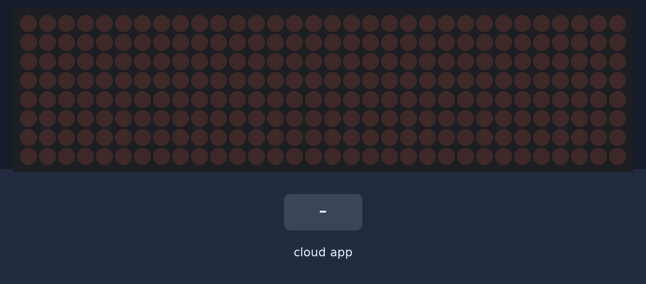
This sketch was run on a simulated ESP32. On the bench: 32×8 LED matrix. The test bench sets the inputs (shaded band). What the sketch prints to the serial monitor is not drawn.

Above: at 2.7 s.
2.8 s: the phone or cloud app sets text to 0
At 2.85 s:
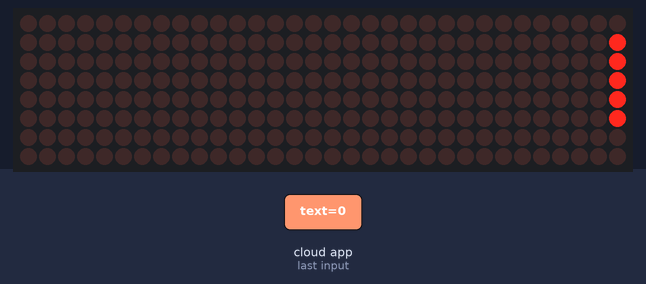
4.6 s: the phone or cloud app sets text to 1
At 8.18 s:
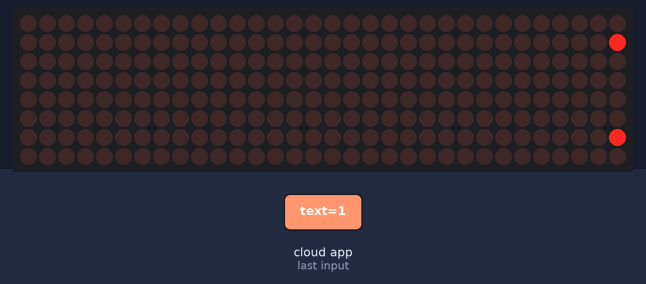

The sketch:

led_matrix.ino
```cpp
#include <WiFi.h>
#include <AdafruitIO_WiFi.h>
#include <MD_Parola.h>
#include <MD_MAX72XX.h>
#include <SPI.h>

// ======== LED Matrix Setup =========
#define HARDWARE_TYPE MD_MAX72XX::FC16_HW
#define MAX_DEVICES 4

#define DATA_PIN 23
#define CLK_PIN 18
#define CS_PIN 5

MD_Parola display = MD_Parola(HARDWARE_TYPE, DATA_PIN, CLK_PIN, CS_PIN, MAX_DEVICES);

// ======== WiFi Credentials =========
const char* ssid = "Nam";
const char* password = "0389487155";

// ======== Adafruit IO Setup ========
#define AIO_USERNAME      "leexuaanbachs"
#define AIO_KEY           ""

AdafruitIO_WiFi io(AIO_USERNAME, AIO_KEY, ssid, password);
AdafruitIO_Feed *textFeed = io.feed("text");

String lastMessage = "";
unsigned long lastPoll = 0;
const unsigned long pollInterval = 4000; // 1 seconds

void setup() {
  Serial.begin(115200);

  display.begin();
  display.setIntensity(5);
  display.displayClear();

  Serial.print("Connecting to WiFi / Adafruit IO");
  io.connect();
  while (io.status() < AIO_CONNECTED) {
    Serial.print(".");
    delay(500);
  }
  Serial.println(" connected!");

  // Subscribe to feed responses
  textFeed->onMessage(handleMessage);
}

void loop() {
  io.run();

  unsigned long now = millis();
  if (now - lastPoll >= pollInterval) {
    lastPoll = now;

    Serial.println("Polling Adafruit IO...");
    textFeed->get();  // Triggers handleMessage() when data is received
  }

  if (display.displayAnimate()) {
    display.displayScroll(lastMessage.c_str(), PA_LEFT, PA_SCROLL_LEFT, 100);
  }
}

// Callback when feed responds
void handleMessage(AdafruitIO_Data *data) {
  String newText = data->toString();
  newText.trim();

  Serial.print("Received from Adafruit IO: ");
  Serial.println(newText);

  if (newText.length() > 0 && newText != lastMessage) {
    lastMessage = newText;
    display.displayClear();
    display.displayScroll(lastMessage.c_str(), PA_LEFT, PA_SCROLL_LEFT, 100);
  }
}
```

Measured:
- after the input at 2.8 s, the display: changes at once (image 1)
